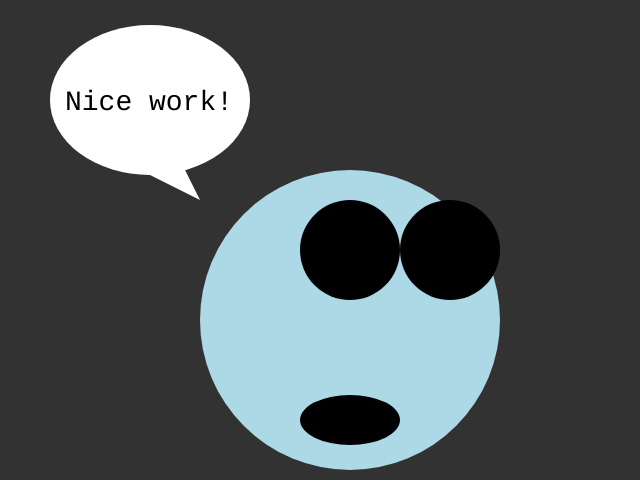
Frame 1 (no input)
Frame 60 (no input): identical to frame 1, image omitted
Frame 120 (the mouse pressed at the canvas centre since frame 60): identical to frame 1, image omitted

The p5.js sketch that drew this single still picture (run headless with seeded random() and noise() and a simulated clock; from frame 60 on, the mouse is pressed at the canvas centre):

// p5.js sketch
// ── sketch.js
/*
    debug exercise
*/

//global scope
var x = 350; // character origin
var y = 250;

var faceSize = 300;

function setup(){
    createCanvas(640, 480);
}

function draw(){
    background(50);

    // face
    noStroke();
    fill("lightblue");
    ellipse(350, 320, faceSize);

    fill("black");
    ellipse(450, 250, 100); // right eye
    ellipse(x, y, 100); // left eye
    ellipse(x, y + 170, 100, 50); // mouth

    fill("white");
    ellipse(150, 100, 200, 150);
    triangle(200, 200, 150, 175, 175, 150);

    fill("black");
    textSize(28);
    textFont('Monospace');
    text('Nice work!', 65, 110);

}
